Frame 1 (no input): blank canvas, image omitted
Frame 60 (the mouse pressed at the canvas centre just before this capture): blank canvas, image omitted
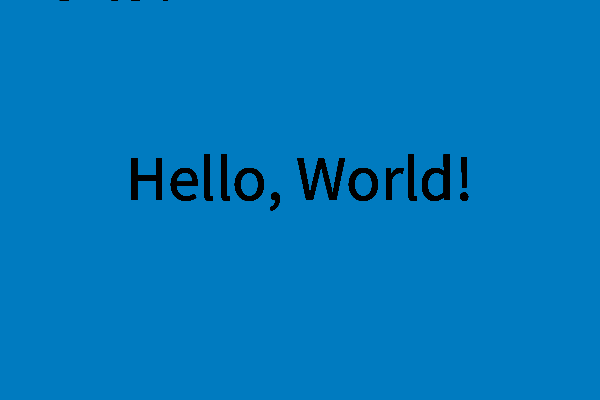
Frame 120 (the mouse held since frame 60 and released just before this capture)

The Processing sketch whose frames 1 and 60 were blank and that drew this single picture after the mouse press (run headless with seeded random() and noise(); from frame 60 on, the mouse is pressed at the canvas centre):

// Processing sketch: c05_helloWorld
// ── c05_helloWorld.pde

void setup() {
  size(600,400);
  background(0,123,192);
}

void draw() {
  fill(0);
  textSize(64);
  textAlign(CENTER);
  text("Hello, World!",mouseX,mouseY);
}

void mousePressed() {
  background(0,123,192);
}
